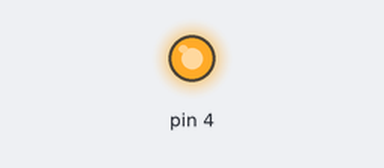
A sketch run on a simulated Arduino Uno, built with avr-gcc and run on an emulated ATmega328P. Parts: output pins drawn as LEDs (lit = HIGH).

Above: at 1.0 s.
At 3.0 s:
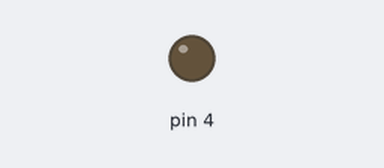
Timing chart, 0 to 5.4 s (numbered marks = the images above):
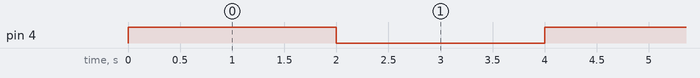

The sketch:

sketch_may10d.ino
```cpp
#include <Licht.h>

Licht licht(4);

void setup() {
  // put your setup code here, to run once:

}

void loop() {
  // put your main code here, to run repeatedly:
  licht.aan();
  delay(2000);
  licht.uit();
  delay(2000);
  licht.flits(120);
}
```

Measured:
- by itself, pin 4: alternates HIGH for 2.1 s and LOW for 2.0 s
